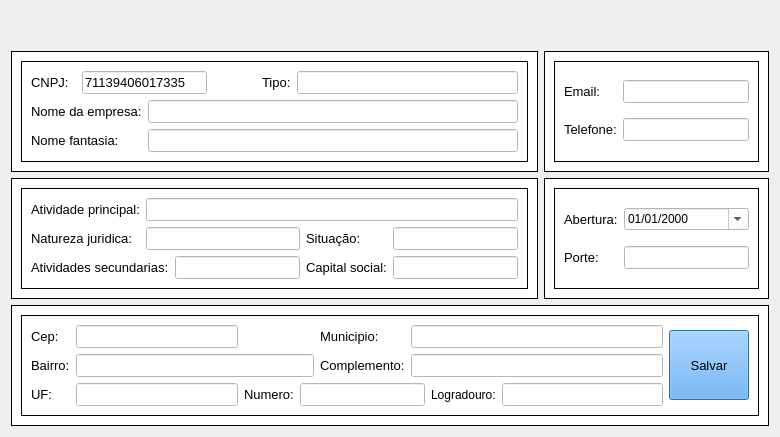
      <widget class="QWidget" name="empresas">
       <layout class="QGridLayout" name="gridLayout_47">
        <item row="1" column="1">
         <widget class="QFrame" name="frame_12">
          <property name="styleSheet">
           <string notr="true">background-color: rgb(255, 255, 255);</string>
          </property>
          <property name="frameShape">
           <enum>QFrame::Box</enum>
          </property>
          <property name="frameShadow">
           <enum>QFrame::Plain</enum>
          </property>
          <layout class="QGridLayout" name="gridLayout_18">
           <item row="0" column="0">
            <widget class="QFrame" name="frame_23">
             <property name="frameShape">
              <enum>QFrame::Box</enum>
             </property>
             <property name="frameShadow">
              <enum>QFrame::Plain</enum>
             </property>
             <layout class="QGridLayout" name="gridLayout_17">
              <item row="0" column="0">
               <widget class="QLabel" name="label_72">
                <property name="font">
                 <font>
                  <family>Arial</family>
                  <pointsize>10</pointsize>
                 </font>
                </property>
                <property name="text">
                 <string>Email:</string>
                </property>
               </widget>
              </item>
              <item row="0" column="1">
               <widget class="QLineEdit" name="emailEmpresa">
                <property name="font">
                 <font>
                  <family>Arial</family>
                  <pointsize>10</pointsize>
                 </font>
                </property>
                <property name="styleSheet">
                 <string notr="true">background-color: rgb(255, 255, 255);</string>
                </property>
                <property name="text">
                 <string/>
                </property>
               </widget>
              </item>
              <item row="1" column="0">
               <widget class="QLabel" name="label_59">
                <property name="font">
                 <font>
                  <family>Arial</family>
                  <pointsize>10</pointsize>
                 </font>
                </property>
                <property name="text">
                 <string>Telefone:</string>
                </property>
               </widget>
              </item>
              <item row="1" column="1">
               <widget class="QLineEdit" name="telefoneEmpresa">
                <property name="font">
                 <font>
                  <family>Arial</family>
                  <pointsize>10</pointsize>
                 </font>
                </property>
                <property name="styleSheet">
                 <string notr="true">background-color: rgb(255, 255, 255);</string>
                </property>
                <property name="text">
                 <string/>
                </property>
               </widget>
              </item>
             </layout>
            </widget>
           </item>
          </layout>
         </widget>
        </item>
        <item row="2" column="0">
         <widget class="QFrame" name="frame_16">
          <property name="styleSheet">
           <string notr="true">background-color: rgb(255, 255, 255);</string>
          </property>
          <property name="frameShape">
           <enum>QFrame::Box</enum>
          </property>
          <property name="frameShadow">
           <enum>QFrame::Plain</enum>
          </property>
          <layout class="QGridLayout" name="gridLayout_25">
           <item row="0" column="0">
            <widget class="QFrame" name="frame_20">
             <property name="frameShape">
              <enum>QFrame::Box</enum>
             </property>
             <property name="frameShadow">
              <enum>QFrame::Plain</enum>
             </property>
             <layout class="QGridLayout" name="gridLayout_24">
              <item row="0" column="0">
               <widget class="QLabel" name="label_85">
                <property name="font">
                 <font>
                  <family>Arial</family>
                  <pointsize>10</pointsize>
                 </font>
                </property>
                <property name="text">
                 <string>Atividade principal:</string>
                </property>
               </widget>
              </item>
              <item row="0" column="1" colspan="4">
               <widget class="QLineEdit" name="atividadePrincipal">
                <property name="font">
                 <font>
                  <family>Arial</family>
                  <pointsize>10</pointsize>
                 </font>
                </property>
                <property name="styleSheet">
                 <string notr="true">background-color: rgb(255, 255, 255);</string>
                </property>
                <property name="text">
                 <string/>
                </property>
               </widget>
              </item>
              <item row="1" column="0">
               <widget class="QLabel" name="label_86">
                <property name="font">
                 <font>
                  <family>Arial</family>
                  <pointsize>10</pointsize>
                 </font>
                </property>
                <property name="text">
                 <string>Natureza juridica:</string>
                </property>
               </widget>
              </item>
              <item row="1" column="1" colspan="2">
               <widget class="QLineEdit" name="naturezaJuridica">
                <property name="font">
                 <font>
                  <family>Arial</family>
                  <pointsize>10</pointsize>
                 </font>
                </property>
                <property name="styleSheet">
                 <string notr="true">background-color: rgb(255, 255, 255);</string>
                </property>
                <property name="text">
                 <string/>
                </property>
               </widget>
              </item>
              <item row="1" column="3">
               <widget class="QLabel" name="label_88">
                <property name="font">
                 <font>
                  <family>Arial</family>
                  <pointsize>10</pointsize>
                 </font>
                </property>
                <property name="text">
                 <string>Situação:</string>
                </property>
               </widget>
              </item>
              <item row="1" column="4">
               <widget class="QLineEdit" name="situacaoEmpresa">
                <property name="font">
                 <font>
                  <family>Arial</family>
                  <pointsize>10</pointsize>
                 </font>
                </property>
                <property name="styleSheet">
                 <string notr="true">background-color: rgb(255, 255, 255);</string>
                </property>
                <property name="text">
                 <string/>
                </property>
               </widget>
              </item>
              <item row="2" column="0" colspan="2">
               <widget class="QLabel" name="label_94">
                <property name="font">
                 <font>
                  <family>Arial</family>
                  <pointsize>10</pointsize>
                 </font>
                </property>
                <property name="text">
                 <string>Atividades secundarias:</string>
                </property>
               </widget>
              </item>
              <item row="2" column="2">
               <widget class="QLineEdit" name="atividadeSecundarias">
                <property name="font">
                 <font>
                  <family>Arial</family>
                  <pointsize>10</pointsize>
                 </font>
                </property>
                <property name="styleSheet">
                 <string notr="true">background-color: rgb(255, 255, 255);</string>
                </property>
                <property name="text">
                 <string/>
                </property>
               </widget>
              </item>
              <item row="2" column="3">
               <widget class="QLabel" name="label_89">
                <property name="font">
                 <font>
                  <family>Arial</family>
                  <pointsize>10</pointsize>
                 </font>
                </property>
                <property name="text">
                 <string>Capital social:</string>
                </property>
               </widget>
              </item>
              <item row="2" column="4">
               <widget class="QLineEdit" name="capitalSocialEmpresa">
                <property name="font">
                 <font>
                  <family>Arial</family>
                  <pointsize>10</pointsize>
                 </font>
                </property>
                <property name="styleSheet">
                 <string notr="true">background-color: rgb(255, 255, 255);</string>
                </property>
                <property name="text">
                 <string/>
                </property>
               </widget>
              </item>
             </layout>
            </widget>
           </item>
          </layout>
         </widget>
        </item>
        <item row="3" column="0" colspan="2">
         <widget class="QFrame" name="frame_13">
          <property name="styleSheet">
           <string notr="true">background-color: rgb(255, 255, 255);</string>
          </property>
          <property name="frameShape">
           <enum>QFrame::Box</enum>
          </property>
          <property name="frameShadow">
           <enum>QFrame::Plain</enum>
          </property>
          <layout class="QGridLayout" name="gridLayout_27">
           <item row="0" column="0">
            <widget class="QFrame" name="frame_21">
             <property name="frameShape">
              <enum>QFrame::Box</enum>
             </property>
             <property name="frameShadow">
              <enum>QFrame::Plain</enum>
             </property>
             <layout class="QGridLayout" name="gridLayout_26">
              <item row="0" column="0">
               <widget class="QLabel" name="label_75">
                <property name="font">
                 <font>
                  <family>Arial</family>
                  <pointsize>10</pointsize>
                 </font>
                </property>
                <property name="text">
                 <string>Cep:</string>
                </property>
               </widget>
              </item>
              <item row="2" column="2">
               <widget class="QLabel" name="label_95">
                <property name="minimumSize">
                 <size>
                  <width>0</width>
                  <height>0</height>
                 </size>
                </property>
                <property name="maximumSize">
                 <size>
                  <width>100</width>
                  <height>111</height>
                 </size>
                </property>
                <property name="font">
                 <font>
                  <family>Arial</family>
                  <pointsize>10</pointsize>
                 </font>
                </property>
                <property name="text">
                 <string>Numero:</string>
                </property>
               </widget>
              </item>
              <item row="0" column="5" colspan="3">
               <widget class="QLineEdit" name="municipioEmpresa">
                <property name="enabled">
                 <bool>true</bool>
                </property>
                <property name="font">
                 <font>
                  <family>Arial</family>
                  <pointsize>10</pointsize>
                 </font>
                </property>
                <property name="styleSheet">
                 <string notr="true">background-color: rgb(255, 255, 255);</string>
                </property>
               </widget>
              </item>
              <item row="2" column="6">
               <widget class="QLabel" name="label_12">
                <property name="text">
                 <string>Logradouro:</string>
                </property>
               </widget>
              </item>
              <item row="1" column="0">
               <widget class="QLabel" name="label_81">
                <property name="font">
                 <font>
                  <family>Arial</family>
                  <pointsize>10</pointsize>
                 </font>
                </property>
                <property name="text">
                 <string>Bairro:</string>
                </property>
               </widget>
              </item>
              <item row="2" column="1">
               <widget class="QLineEdit" name="ufEmpresa">
                <property name="maximumSize">
                 <size>
                  <width>200</width>
                  <height>16777215</height>
                 </size>
                </property>
                <property name="font">
                 <font>
                  <family>Arial</family>
                  <pointsize>10</pointsize>
                 </font>
                </property>
                <property name="styleSheet">
                 <string notr="true">background-color: rgb(255, 255, 255);</string>
                </property>
                <property name="text">
                 <string/>
                </property>
               </widget>
              </item>
              <item row="2" column="3" colspan="3">
               <widget class="QLineEdit" name="numeroEnderecoEmpresa">
                <property name="font">
                 <font>
                  <family>Arial</family>
                  <pointsize>10</pointsize>
                 </font>
                </property>
                <property name="styleSheet">
                 <string notr="true">background-color: rgb(255, 255, 255);</string>
                </property>
                <property name="text">
                 <string/>
                </property>
               </widget>
              </item>
              <item row="1" column="5" colspan="3">
               <widget class="QLineEdit" name="complementoEmpresa">
                <property name="enabled">
                 <bool>true</bool>
                </property>
                <property name="font">
                 <font>
                  <family>Arial</family>
                  <pointsize>10</pointsize>
                 </font>
                </property>
                <property name="styleSheet">
                 <string notr="true">background-color: rgb(255, 255, 255);</string>
                </property>
               </widget>
              </item>
              <item row="0" column="1">
               <widget class="QLineEdit" name="cepEmpresa">
                <property name="font">
                 <font>
                  <family>Arial</family>
                  <pointsize>10</pointsize>
                 </font>
                </property>
                <property name="styleSheet">
                 <string notr="true">background-color: rgb(255, 255, 255);</string>
                </property>
                <property name="text">
                 <string/>
                </property>
               </widget>
              </item>
              <item row="0" column="4">
               <widget class="QLabel" name="label_82">
                <property name="font">
                 <font>
                  <family>Arial</family>
                  <pointsize>10</pointsize>
                 </font>
                </property>
                <property name="text">
                 <string>Municipio:</string>
                </property>
               </widget>
              </item>
              <item row="2" column="0">
               <widget class="QLabel" name="label_84">
                <property name="font">
                 <font>
                  <family>Arial</family>
                  <pointsize>10</pointsize>
                 </font>
                </property>
                <property name="text">
                 <string>UF:</string>
                </property>
               </widget>
              </item>
              <item row="2" column="7">
               <widget class="QLineEdit" name="logradouroEmpresa">
                <property name="font">
                 <font>
                  <family>Arial</family>
                  <pointsize>10</pointsize>
                  <weight>50</weight>
                  <bold>false</bold>
                 </font>
                </property>
                <property name="styleSheet">
                 <string notr="true">background-color: rgb(255, 255, 255);</string>
                </property>
                <property name="text">
                 <string/>
                </property>
                <property name="alignment">
                 <set>Qt::AlignLeading|Qt::AlignLeft|Qt::AlignVCenter</set>
                </property>
                <property name="dragEnabled">
                 <bool>false</bool>
                </property>
                <property name="readOnly">
                 <bool>false</bool>
                </property>
                <property name="cursorMoveStyle">
                 <enum>Qt::LogicalMoveStyle</enum>
                </property>
                <property name="clearButtonEnabled">
                 <bool>false</bool>
                </property>
               </widget>
              </item>
              <item row="0" column="8" rowspan="3">
               <widget class="QPushButton" name="cadEmpresa">
                <property name="maximumSize">
                 <size>
                  <width>82</width>
                  <height>70</height>
                 </size>
                </property>
                <property name="font">
                 <font>
                  <pointsize>10</pointsize>
                  <weight>50</weight>
                  <bold>false</bold>
                 </font>
                </property>
                <property name="cursor">
                 <cursorShape>PointingHandCursor</cursorShape>
                </property>
                <property name="focusPolicy">
                 <enum>Qt::WheelFocus</enum>
                </property>
                <property name="toolTip">
                 <string>Salvar novo Cliente</string>
                </property>
                <property name="styleSheet">
                 <string notr="true">background-color: rgb(85, 170, 255);</string>
                </property>
                <property name="text">
                 <string>Salvar</string>
                </property>
                <property name="icon">
                 <iconset>
                  <normaloff>../Imagens/Savar.png</normaloff>../Imagens/Savar.png</iconset>
                </property>
                <property name="iconSize">
                 <size>
                  <width>93</width>
                  <height>26</height>
                 </size>
                </property>
                <property name="autoDefault">
                 <bool>false</bool>
                </property>
                <property name="default">
                 <bool>true</bool>
                </property>
                <property name="flat">
                 <bool>false</bool>
                </property>
               </widget>
              </item>
              <item row="1" column="1" colspan="3">
               <widget class="QLineEdit" name="bairroEmpresa">
                <property name="font">
                 <font>
                  <family>Arial</family>
                  <pointsize>10</pointsize>
                 </font>
                </property>
                <property name="styleSheet">
                 <string notr="true">background-color: rgb(255, 255, 255);</string>
                </property>
                <property name="text">
                 <string/>
                </property>
               </widget>
              </item>
              <item row="1" column="4">
               <widget class="QLabel" name="label_83">
                <property name="font">
                 <font>
                  <family>Arial</family>
                  <pointsize>10</pointsize>
                 </font>
                </property>
                <property name="text">
                 <string>Complemento:</string>
                </property>
               </widget>
              </item>
             </layout>
            </widget>
           </item>
          </layout>
         </widget>
        </item>
        <item row="2" column="1">
         <widget class="QFrame" name="frame_17">
          <property name="styleSheet">
           <string notr="true">background-color: rgb(255, 255, 255);</string>
          </property>
          <property name="frameShape">
           <enum>QFrame::Box</enum>
          </property>
          <property name="frameShadow">
           <enum>QFrame::Plain</enum>
          </property>
          <layout class="QGridLayout" name="gridLayout_21">
           <item row="0" column="0">
            <widget class="QFrame" name="frame_22">
             <property name="frameShape">
              <enum>QFrame::Box</enum>
             </property>
             <property name="frameShadow">
              <enum>QFrame::Plain</enum>
             </property>
             <layout class="QGridLayout" name="gridLayout_20">
              <item row="0" column="0">
               <widget class="QLabel" name="label_87">
                <property name="font">
                 <font>
                  <family>Arial</family>
                  <pointsize>10</pointsize>
                 </font>
                </property>
                <property name="text">
                 <string>Abertura:</string>
                </property>
               </widget>
              </item>
              <item row="0" column="1">
               <widget class="QDateEdit" name="dateEdit">
                <property name="displayFormat">
                 <string>dd/MM/yyyy</string>
                </property>
                <property name="calendarPopup">
                 <bool>true</bool>
                </property>
               </widget>
              </item>
              <item row="1" column="0">
               <widget class="QLabel" name="label_70">
                <property name="font">
                 <font>
                  <family>Arial</family>
                  <pointsize>10</pointsize>
                 </font>
                </property>
                <property name="text">
                 <string>Porte:</string>
                </property>
               </widget>
              </item>
              <item row="1" column="1">
               <widget class="QLineEdit" name="porteEmpresa">
                <property name="font">
                 <font>
                  <family>Arial</family>
                  <pointsize>10</pointsize>
                 </font>
                </property>
                <property name="styleSheet">
                 <string notr="true">background-color: rgb(255, 255, 255);</string>
                </property>
                <property name="text">
                 <string/>
                </property>
               </widget>
              </item>
             </layout>
            </widget>
           </item>
          </layout>
         </widget>
        </item>
        <item row="1" column="0">
         <widget class="QFrame" name="frame_14">
          <property name="styleSheet">
           <string notr="true">background-color: rgb(255, 255, 255);</string>
          </property>
          <property name="frameShape">
           <enum>QFrame::Box</enum>
          </property>
          <property name="frameShadow">
           <enum>QFrame::Plain</enum>
          </property>
          <layout class="QGridLayout" name="gridLayout_23">
           <item row="0" column="0">
            <widget class="QFrame" name="frame_18">
             <property name="frameShape">
              <enum>QFrame::Box</enum>
             </property>
             <property name="frameShadow">
              <enum>QFrame::Plain</enum>
             </property>
             <layout class="QGridLayout" name="gridLayout_22">
              <item row="0" column="0">
               <widget class="QLabel" name="label_91">
                <property name="font">
                 <font>
                  <family>Arial</family>
                  <pointsize>10</pointsize>
                 </font>
                </property>
                <property name="text">
                 <string>CNPJ:</string>
                </property>
               </widget>
              </item>
              <item row="0" column="1" colspan="2">
               <widget class="QLineEdit" name="cnpj_consulta">
                <property name="font">
                 <font>
                  <pointsize>10</pointsize>
                 </font>
                </property>
                <property name="styleSheet">
                 <string notr="true">background-color: rgb(255, 255, 255);</string>
                </property>
                <property name="text">
                 <string>71139406017335</string>
                </property>
               </widget>
              </item>
              <item row="0" column="3">
               <widget class="QPushButton" name="consultar_cnpj">
                <property name="font">
                 <font>
                  <pointsize>10</pointsize>
                  <weight>75</weight>
                  <bold>true</bold>
                 </font>
                </property>
                <property name="cursor">
                 <cursorShape>PointingHandCursor</cursorShape>
                </property>
                <property name="mouseTracking">
                 <bool>false</bool>
                </property>
                <property name="tabletTracking">
                 <bool>false</bool>
                </property>
                <property name="focusPolicy">
                 <enum>Qt::NoFocus</enum>
                </property>
                <property name="acceptDrops">
                 <bool>true</bool>
                </property>
                <property name="toolTip">
                 <string>Consultar CNPJ</string>
                </property>
                <property name="statusTip">
                 <string/>
                </property>
                <property name="accessibleName">
                 <string/>
                </property>
                <property name="accessibleDescription">
                 <string/>
                </property>
                <property name="layoutDirection">
                 <enum>Qt::LeftToRight</enum>
                </property>
                <property name="autoFillBackground">
                 <bool>false</bool>
                </property>
                <property name="styleSheet">
                 <string notr="true">background-color: rgb(85, 170, 255);</string>
                </property>
                <property name="inputMethodHints">
                 <set>Qt::ImhNone</set>
                </property>
                <property name="text">
                 <string/>
                </property>
                <property name="icon">
                 <iconset>
                  <normaloff>../Imagens/lupa.ico</normaloff>../Imagens/lupa.ico</iconset>
                </property>
                <property name="iconSize">
                 <size>
                  <width>23</width>
                  <height>30</height>
                 </size>
                </property>
                <property name="shortcut">
                 <string/>
                </property>
                <property name="checkable">
                 <bool>false</bool>
                </property>
                <property name="checked">
                 <bool>false</bool>
                </property>
                <property name="autoRepeat">
                 <bool>false</bool>
                </property>
                <property name="autoExclusive">
                 <bool>false</bool>
                </property>
                <property name="autoDefault">
                 <bool>true</bool>
                </property>
                <property name="default">
                 <bool>false</bool>
                </property>
                <property name="flat">
                 <bool>true</bool>
                </property>
               </widget>
              </item>
              <item row="0" column="4">
               <widget class="QLabel" name="label_92">
                <property name="font">
                 <font>
                  <family>Arial</family>
                  <pointsize>10</pointsize>
                 </font>
                </property>
                <property name="text">
                 <string>Tipo:</string>
                </property>
               </widget>
              </item>
              <item row="0" column="5">
               <widget class="QLineEdit" name="tipo_cnpj">
                <property name="font">
                 <font>
                  <pointsize>10</pointsize>
                 </font>
                </property>
                <property name="styleSheet">
                 <string notr="true">background-color: rgb(255, 255, 255);</string>
                </property>
                <property name="text">
                 <string/>
                </property>
               </widget>
              </item>
              <item row="1" column="0" colspan="2">
               <widget class="QLabel" name="label_16">
                <property name="font">
                 <font>
                  <family>Arial</family>
                  <pointsize>10</pointsize>
                 </font>
                </property>
                <property name="text">
                 <string>Nome da empresa:</string>
                </property>
               </widget>
              </item>
              <item row="1" column="2" colspan="4">
               <widget class="QLineEdit" name="nomeEmpresa">
                <property name="font">
                 <font>
                  <family>Arial</family>
                  <pointsize>10</pointsize>
                 </font>
                </property>
                <property name="styleSheet">
                 <string notr="true">background-color: rgb(255, 255, 255);</string>
                </property>
                <property name="text">
                 <string/>
                </property>
               </widget>
              </item>
              <item row="2" column="0" colspan="2">
               <widget class="QLabel" name="label_17">
                <property name="font">
                 <font>
                  <family>Arial</family>
                  <pointsize>10</pointsize>
                 </font>
                </property>
                <property name="text">
                 <string>Nome fantasia:</string>
                </property>
               </widget>
              </item>
              <item row="2" column="2" colspan="4">
               <widget class="QLineEdit" name="nomeFantazia">
                <property name="font">
                 <font>
                  <family>Arial</family>
                  <pointsize>10</pointsize>
                 </font>
                </property>
                <property name="styleSheet">
                 <string notr="true">background-color: rgb(255, 255, 255);</string>
                </property>
                <property name="text">
                 <string/>
                </property>
               </widget>
              </item>
             </layout>
            </widget>
           </item>
          </layout>
         </widget>
        </item>
        <item row="0" column="1">
         <spacer name="verticalSpacer_4">
          <property name="orientation">
           <enum>Qt::Vertical</enum>
          </property>
          <property name="sizeHint" stdset="0">
           <size>
            <width>20</width>
            <height>40</height>
           </size>
          </property>
         </spacer>
        </item>
       </layout>
      </widget>
